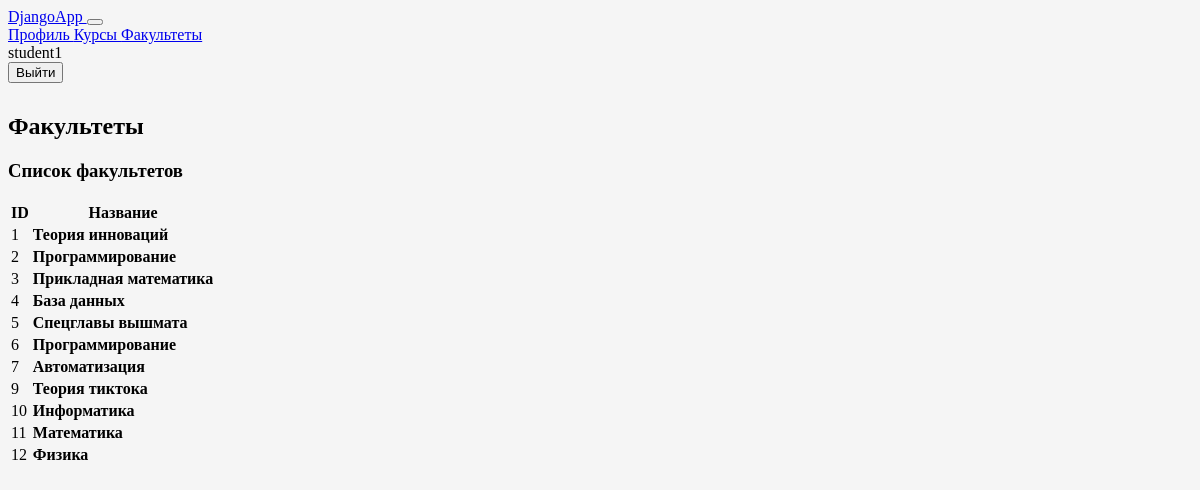
The page /departments/ (signed in) on the database its author committed.
### accounts/models.py (models this page shows, shortened)
class Department(models.Model):
    name = models.CharField(max_length=200)

### accounts/views.py (the view)
@login_required
def department_list(request):
    departments = Department.objects.all()
    return render(
        request,
        'department_list.html',
        {
            'departments': departments,
            'is_methodist': is_methodist(
                request.user
            ),
        }
    )

### accounts/views.py (called while the page is built)
def is_methodist(user):
    return user.groups.filter(name='Методист').exists()

### templates/department_list.html (shortened to what this page needs)
{% extends 'base.html' %}
{% block content %}
<div class="page-header d-print-none mb-3">
    <div class="row align-items-center">
        <div class="col">
            <h2 class="page-title">
                Факультеты
            </h2>
        </div>
    </div>
</div>
<div class="card">
    <div class="card-header">
        <h3 class="card-title">
            Список факультетов
        </h3>
    </div>
    <div class="table-responsive">
        <table class="table table-vcenter table-hover card-table">
            <thead>
                <tr>
                    <th>ID</th>
                    <th>Название</th>
                </tr>
            </thead>
            <tbody>
            {% for department in departments %}
            <tr>
                <td>
                    {{ department.id }}
                </td>
                <td>
                    <strong>
                        {{ department.name }}
                    </strong>
                </td>
            </tr>
            {% endfor %}
            </tbody>
        </table>
    </div>
</div>
{% endblock %}

### templates/base.html (shortened to what this page needs)
{% load static %}
<!DOCTYPE html>
<html lang="ru">
<head>
    <link rel="stylesheet" href="https://cdn.jsdelivr.net/npm/@tabler/core@latest/dist/css/tabler.min.css" />
    <link rel="stylesheet" href="{% static 'css/style.css' %}">
</head>
<body>
    <nav class="navbar navbar-expand-md navbar-dark bg-pink border-bottom">
        <div class="container-xl">
            <a class="navbar-brand" href="/profile/">
                DjangoApp
            </a>
            <button class="navbar-toggler"
                    type="button"
                    data-bs-toggle="collapse"
                    data-bs-target="#navbar-menu"
                    aria-controls="navbar-menu"
                    aria-expanded="false"
                    aria-label="Переключить навигацию">
            </button>
            <div class="collapse navbar-collapse" id="navbar-menu">
                <div class="navbar-nav me-auto">
                    <a class="nav-link" href="/profile/">
                        Профиль
                    </a>
                    <a class="nav-link" href="/courses/">
                        Курсы
                    </a>
                    <a class="nav-link" href="/departments/">
                        Факультеты
                    </a>
                </div>
                {% if user.is_authenticated %}
                <span class="navbar-text me-3">
                    {{ user.username }}
                </span>
                <form method="post" action="/accounts/logout/">
                    <button class="btn btn-outline-light btn-sm" type="submit">
                        Выйти
                    </button>
                </form>
                {% endif %}
            </div>
        </div>
    </nav>
    <div class="container-xl page-container">
        {% block content %}
        {% endblock %}
    </div>
</body>
</html>

### static/css/style.css (style rules this page uses)
body { background-color: #f5f5f5; }
.page-container { margin-top: 30px; }

### rows shown on the page
Department: id "1", name "Теория инноваций"
Department: id "2", name "Программирование"
Department: id "3", name "Прикладная математика"
Department: id "4", name "База данных"
Department: id "5", name "Спецглавы вышмата"
Department: id "6", name "Программирование"
Department: id "7", name "Автоматизация"
Department: id "9", name "Теория тиктока"
Department: id "10", name "Информатика"
Department: id "11", name "Математика"
Department: id "12", name "Физика"

### other values the page prints
{{ user.username }} "student1"
